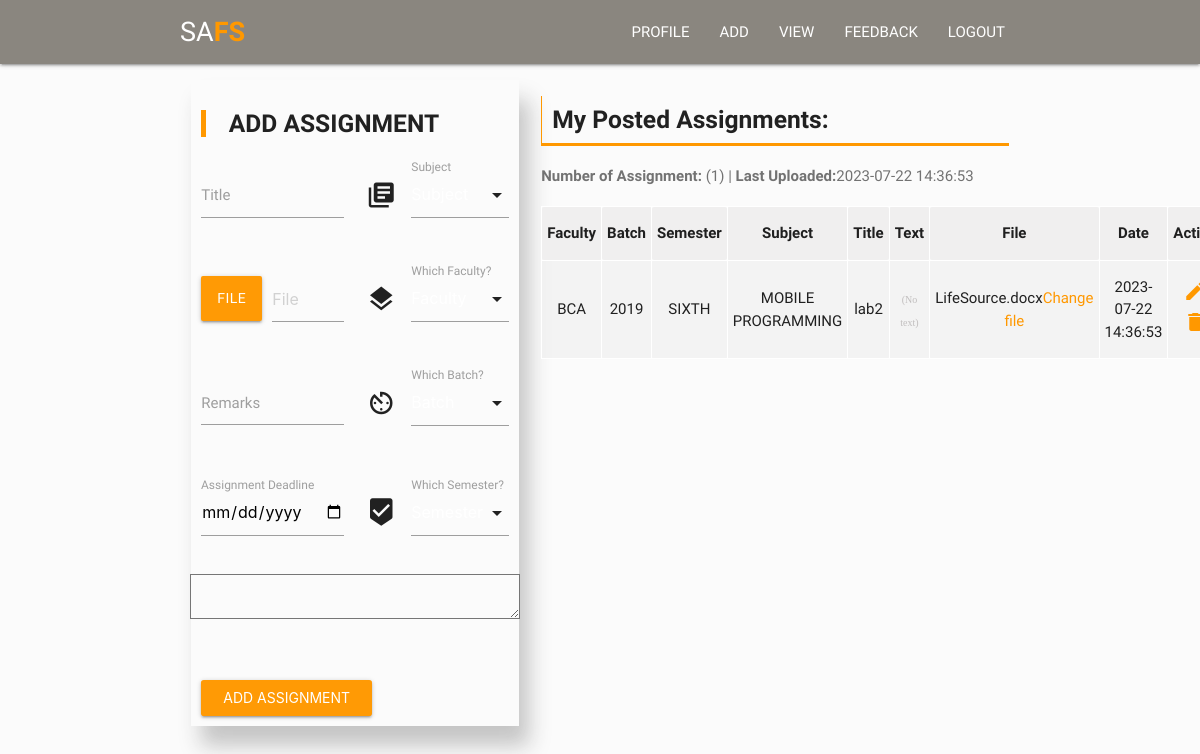
/assignment.php (signed in), run on the app's committed database.
### tables this page shows
CREATE TABLE `assignment` (
  `id` int(11) NOT NULL,
  `batch` int(255) NOT NULL,
  `semester` varchar(255) NOT NULL,
  `teacher_id` int(225) NOT NULL,
  `title` varchar(255) NOT NULL,
  `pdf` varchar(255) NOT NULL,
  `comment` varchar(255) NOT NULL,
  `remarks` varchar(255) NOT NULL,
  `registeredate` datetime NOT NULL,
  `deadline` date DEFAULT NULL,
  `sub` varchar(255) NOT NULL,
  `faculty` varchar(255) NOT NULL
);

### includes/assignment.php (the view, shortened to what this page needs)
<?php
include 'config.php';
        ?>
<div id="admis">
  <div class="row">
          <div class="container">
            <div class="col s12 l5 m5">
                <form name="myForms" method="POST" enctype="multipart/form-data" onsubmit="return validateForm()" class="col s12">
                    <blockquote><h5 class="login-headtext"><b>ADD ASSIGNMENT</b></h5></blockquote>
                      <div class="row">
                        <div class="input-field col s6 m6 l6">
                          <label for="text">Title</label>
                            <input id="text" type="text" name="title"   class="validate">
                        </div>
                        <div class="input-field col s6 m6 l6">
                          <i class="material-icons prefix">library_books</i>
                            <label for="subject">Subject</label>
                        </div>
                      </div>
                    <div class="row">
                    <div class="file-field input-field col s6 m6 l6">
                        <div class="btn">
                          <span>File</span>
                        </div>
                        <div class="file-path-wrapper">
                          <input class="file-path validate" type="text" placeholder="File">
                        </div>
                      </div>
                      <div class="input-field col s6 m6 l6">
                      <i class="material-icons prefix">layers</i>
                                            <label>Which Faculty?</label>
                                              </div>
                                      </div>
                                                <div class="row">
                                     <div class="input-field col s6 m6 l6">
                               <textarea id="textarea1" name="remark" class="materialize-textarea"></textarea>
                                 <label for="textarea1">Remarks</label>
                           </div>
                             <div class="input-field col s6 m6 l6">
                                        <i class="material-icons prefix">av_timer</i>
                                            <label>Which Batch?</label>
                            </div>
                          </div>
                      <div class="row">
                            <div class="input-field col s12 m6">
                            <input id="date" type="date" name="deadline" placeholder="deadline"  class="validate">
                            <label for="date">Assignment Deadline</label>
                            </div>
                            <div class="input-field col s12 m6">
                    <i class="material-icons prefix">beenhere</i>
                    <label>Which Semester?</label>
                            </div>
                            <div class="row">
                              <div class="input-field col s12 m12 l12">
                      <textarea name="textarea" placeholder="What is your Question?" id="mytextarea" rows="5" cols="30">
                    </textarea>
                              </div>
                            </div>
                        </div>
                  <input  class="waves-effect waves-light btn" type="submit" name="submit" value="Add Assignment">
                </form>
            </div>
              <div class="col s12 m7 l7">
                         <?php
                          $id = $_SESSION['tid'];
                             $selectquery = " select * from assignment where teacher_id = $id ORDER BY ID DESC";
                                 $query = mysqli_query($conn,$selectquery);
                                $num = mysqli_num_rows($query);
                               ?>
                            <h5 class="highlight"><b>My Posted Assignments:</b></h5>
                       <p><b>Number of Assignment:</b> (<?php echo $num?>)
                             <?php
                         $sql = "SELECT MAX(registeredate) AS latest_date FROM assignment where teacher_id=$id";
                         $result = mysqli_query($conn,$sql);
                       if ($result) {
                         $row = $result->fetch_assoc();
                    $latestDate = $row['latest_date'];
                   if($latestDate){
                  echo  "| <b>Last Uploaded:</b>" .$latestDate;
                   }
                                } else {
                    echo $conn->error;
                     }
                        ?>
                         </p>
                              <?php
                        if($num ==0){
                               echo '<p class="alert-msg">You donot have posted any assignment yet !</p>';
                            }else{
                           ?>
                                <table>
                                  <tr>
                           <th>Faculty</th>
                                <th>Batch</th>
                                   <th>Semester</th>
                               <th>Subject</th>
                             <th>Title</th>
                             <th>Text</th>
                                                <th>File</th>
                                                <th>Date</th>
                                   <th>Action </th></th>
                                      </tr>
                                         <?php
                                while($res = mysqli_fetch_array($query))
                                {
                                  $comment = $res['comment'];
                            ?>
                                   <tr>
                                      <td><?php echo $res['faculty'];?></td>
                                       <td><?php echo $res['batch'];?></td>
                                        <td><?php echo $res['semester']; ?> </td>
                                         <td><?php echo $res['sub'];?></td>
                                                   <td><?php echo $res['title'];?></td>
                                                   <td>
                                                    <?php if ($comment){?>
                                                    <a href="#modal<?php echo $res['id']; ?>" class=" modal-trigger"><b>Read</b></a>
                                                  <?php }else{ ?>
                                                    <span class="no">(No text)</span>
                                                    <?php }?>
                                                  </td>
                                                   <?php if($res['pdf']){ ?>
                                     <td><?php echo $res['pdf']; ?><a href="assignment_update.php?update_pdf=<?php echo $res['id'];?>">Change file</a></td>
                                 <?php } else{?>
                                          <td>(No file) <a href="assignment_update.php?update_pdf=<?php echo $res['id'];?>">Upload file</a></td>
                                  <?php } ?>
                                  <td><?php echo $res['registeredate'];?></td>
                                             <td>
                                               <a href="assignment_update.php?update=<?php echo $res['id'];?>"><i class="material-icons">edit</i></a>
                                             <a href="assignment.php?delete=<?php echo $res['id'];?>"><i class="material-icons">delete</i></a>
                                                  </td>
                                     </tr>
                                              <?php
                                          }
                                                    }
                                            ?>
              </div>
          </div>
  </div>
                                                  </div>

### css/styles.css (style rules this page uses)
p { line-height: 2rem; }

### css/assign.css (style rules this page uses)
body { background:#fbfbfb; }
#admis { margin-top:80px; width:100%; position:absolute; }
#admis .btn { background:#ff9a05 !important; }
#admis input[type="submit"] { color:white; }
tr:nth-child(odd) { background:#f4f2f2cf; }
#admis form { padding:10px; box-shadow:10px 20px 20px #c3c3c3f5; }
table, th, td { text-align:center; border: 1px solid white; border-collapse: collapse; }
th, td { background-color: #ededed8f; }
a { color:#FF9800; }
#admis p { color:#727272; }
.btn { background:#fea118 !important; }

### css/feedback.css (style rules this page uses)
* { font-family: 'Ubuntu', sans-serif; font-family: 'PT Sans Narrow', sans-serif; }
blockquote { margin: 20px 0; padding-left: 1.5rem; border-left: 5px solid #FF9800; }
h5.highlight { padding:10px; border-left:1px solid #FF9800; border-bottom: 3px solid #FF9800; }
span.no { color:#c1bebe; font-family: cursive; font-size:10px; }

### includes/assignment.php (style rules this page uses)
h5.highlight { padding:10px; border-left:1px solid #FF9800; border-bottom: 3px solid #FF9800; }

### data on the page
assignment: faculty "BCA", batch "2019", semester "SIXTH", sub "MOBILE PROGRAMMING", title "lab2", comment "(No text)", pdf "LifeSource.docx", registeredate "2023-07-22 14:36:53"

### other printed values
$num "1"
$latestDate "2023-07-22 14:36:53"
